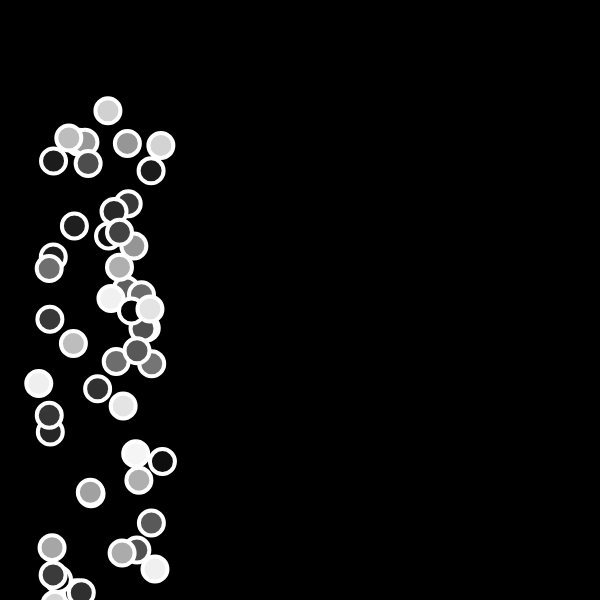
Frame 1 (no input)
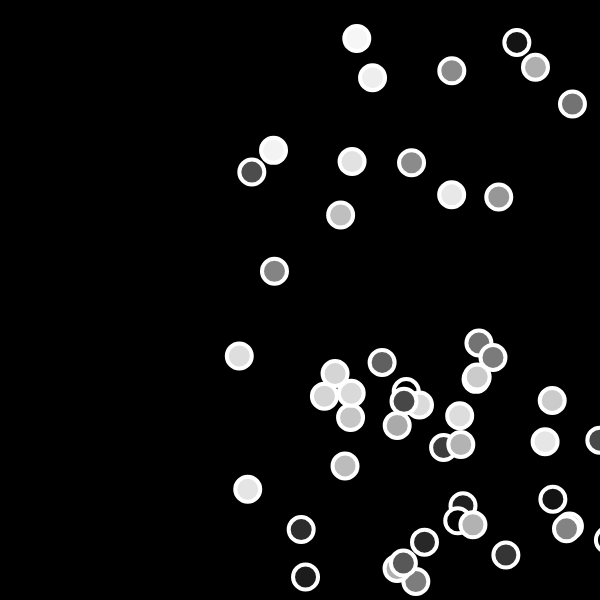
Frame 60 (no input)
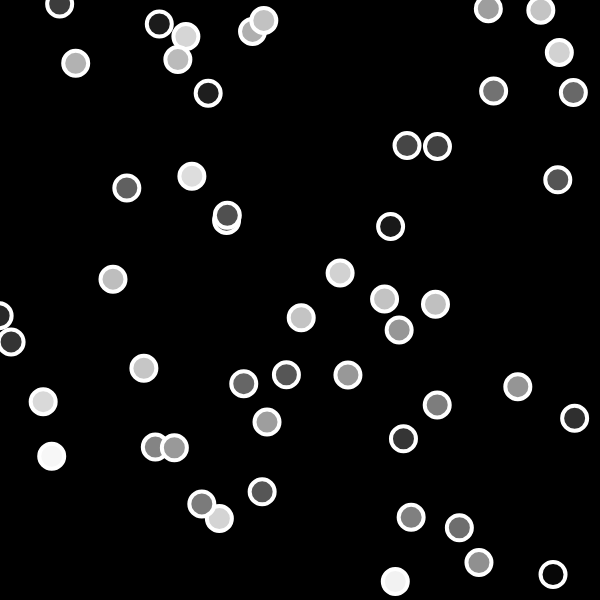
Frame 120 (the mouse pressed at the canvas centre since frame 60)

The p5.js sketch that drew these frames (run headless with seeded random() and noise() and a simulated clock; from frame 60 on, the mouse is pressed at the canvas centre):

// p5.js sketch
// ── sketch.js
let balls = [];

function setup() {
  createCanvas(600, 600);
  for(let i=0;i<50;i++) {
    let x = random (30,150);
    let y = random (100,600);
    let s1 = random (5,15);
    let s2 = random (-5,10);
  balls [i] = new Ball(x,y,s1,s2);
  }
}

function draw() {
  background(0);
  frameRate(100);
  for (let i=0;i<balls.length;i++) {
  balls [i].move();
  balls [i].display();
  }
}

class Ball  {
  constructor (x,y,xsd,ysd) {
    this.x = x;
    this.y = y;
    this.xspeed = xsd;
    this.yspeed = ysd;

  }
  move () {
    if(this.x>width || this.x<0) {
      this.xspeed = this.xspeed * -1;
    }
    if(this.y>height || this.y<0){
      this.yspeed = this.yspeed * -1;
    }
    this.x = this.x + this.xspeed;
    this.y = this.y + this.yspeed;
  }
  display() {
    fill(random(0,255));
    stroke(255);
    strokeWeight(4);
    ellipse(this.x,this.y,25,25);
  }
}
